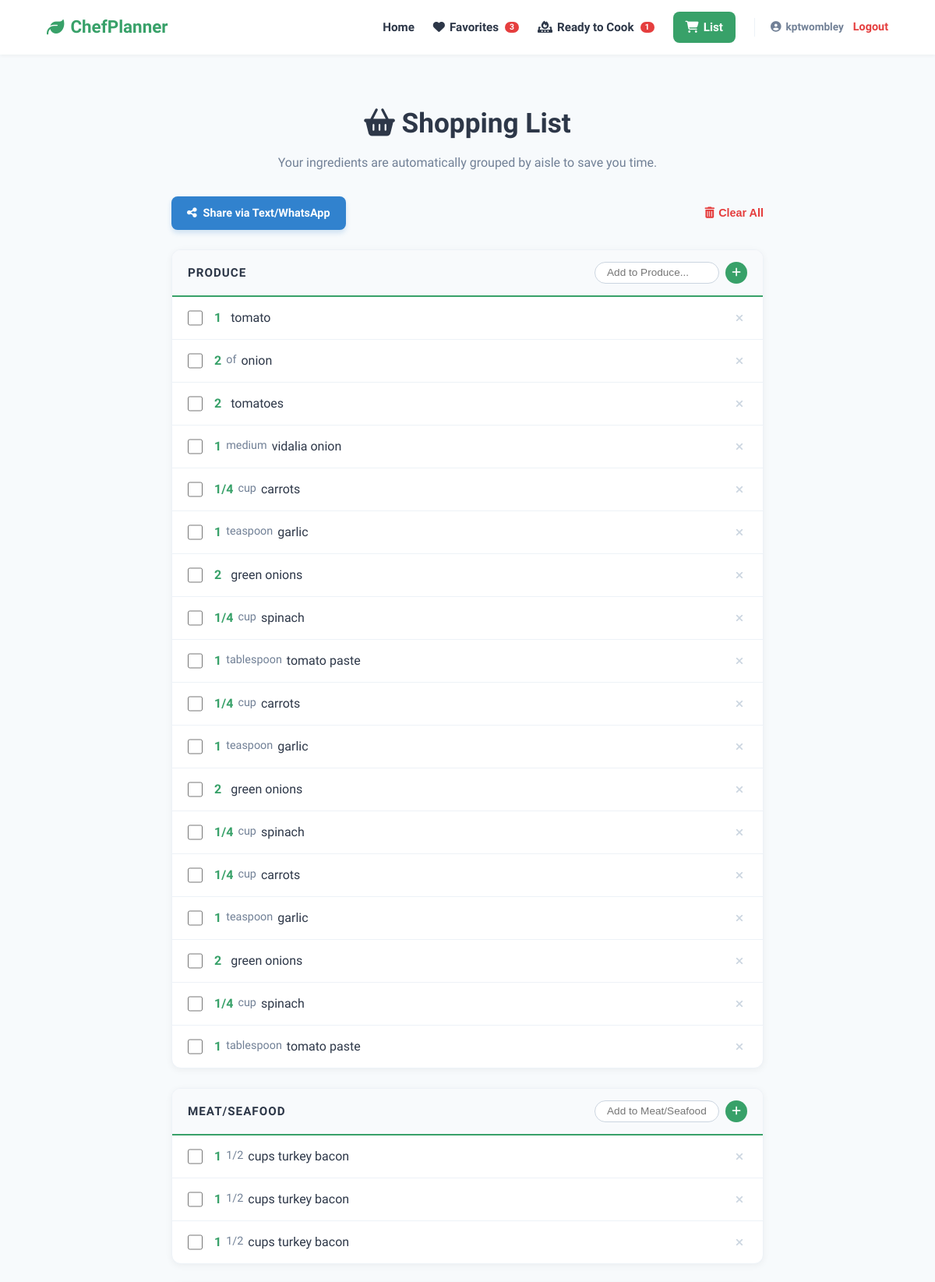
/shopping-list (signed in, upper part), run on the app's committed database.
### app.py (models this page shows)
class User(UserMixin, db.Model):
    id = db.Column(db.Integer, primary_key=True)
    email = db.Column(db.String(120), unique=True, nullable=False)
    password = db.Column(db.String(200), nullable=False)
    ready_to_cook_ids = db.Column(db.Text, default='[]')
    favorite_ids = db.Column(db.Text, default='[]')
    items = db.relationship('ShoppingItem', backref='owner', lazy=True)

class ShoppingItem(db.Model):
    id = db.Column(db.Integer, primary_key=True)
    name = db.Column(db.String(200), nullable=False)
    quantity = db.Column(db.Float, default=1.0)
    unit = db.Column(db.String(50))
    category = db.Column(db.String(50), default="Other")
    user_id = db.Column(db.Integer, db.ForeignKey('user.id'), nullable=False)

### app.py (the view)
@app.route("/shopping-list")
@login_required
def shopping_list():
    items = ShoppingItem.query.filter_by(user_id=current_user.id).all()
    categories = ["Produce", "Meat/Seafood", "Dairy/Refrigerated", "Pantry", "Frozen", "Other"]
    grouped_items = {cat: [i for i in items if i.category == cat] for cat in categories}
    filtered_grouped = {k: v for k, v in grouped_items.items() if v}
    return render_template("shopping_list.html", grouped_items=filtered_grouped)

### app.py (called while the page is built)
@login_manager.user_loader
def load_user(user_id):
    return User.query.get(int(user_id))

@app.template_filter("fraction")
def fraction_formatter(amount):
    try:
        if amount is None or amount == 0: return ""
        fraction = Fraction(str(amount)).limit_denominator(8)
        if fraction.denominator == 1: return str(fraction.numerator)
        if fraction.numerator > fraction.denominator:
            whole = fraction.numerator // fraction.denominator
            remainder = fraction.numerator % fraction.denominator
            return f"{whole} {Fraction(remainder, fraction.denominator)}"
        return str(fraction)
    except:
        return str(amount)

@app.context_processor
def inject_global_counts():
    if current_user.is_authenticated:
        return {
            'ready_count': len(json.loads(current_user.ready_to_cook_ids or '[]')),
            'fav_count': len(json.loads(current_user.favorite_ids or '[]'))
        }
    return {'ready_count': 0, 'fav_count': 0}

### templates/shopping_list.html (shortened to what this page needs)
{% extends "base.html" %}
{% block content %}
<div class="shopping-container">
    <header class="list-header">
        <h1><i class="fa-solid fa-basket-shopping"></i> Shopping List</h1>
        <p>Your ingredients are automatically grouped by aisle to save you time.</p>
    </header>
    {% if grouped_items %}
        <div class="list-actions-top">
            <a href="{{ url_for('share_list') }}" class="btn-share">
                <i class="fa-solid fa-share-nodes"></i> Share via Text/WhatsApp
            </a>
            <form action="{{ url_for('clear_list') }}" method="POST">
                <button type="submit" class="btn-clear-text" onclick="return confirm('Clear your entire list?')">
                    <i class="fa-solid fa-trash-can"></i> Clear All
                </button>
            </form>
        </div>
        {% for category, items in grouped_items.items() %}
        <section class="category-group">
            <div class="category-banner">
                <h2>{{ category }}</h2>
                <form action="{{ url_for('add_custom_item') }}" method="POST" class="inline-add-form">
                    <input type="text" name="item_name" placeholder="Add to {{ category }}..." required>
                    <button type="submit" title="Add item"><i class="fa-solid fa-plus"></i></button>
                </form>
            </div>
            <ul class="item-list">
                {% for item in items %}
                <li class="shopping-item">
                    <div class="item-details">
                        <input type="checkbox" id="item-{{ item.id }}" class="check-item">
                        <label for="item-{{ item.id }}">
                            <span class="qty">{{ item.quantity | fraction }}</span>
                            <span class="unit">{{ item.unit }}</span>
                            <span class="name">{{ item.name }}</span>
                        </label>
                    </div>
                    <form action="{{ url_for('delete_item', item_id=item.id) }}" method="POST">
                        <button type="submit" class="delete-btn"><i class="fa-solid fa-xmark"></i></button>
                    </form>
                </li>
                {% endfor %}
            </ul>
        </section>
        {% endfor %}
    {% else %}
        <div class="empty-state">
            <i class="fa-solid fa-cart-flatbed"></i>
            <p>Your list is empty. Add ingredients from a recipe to get started!</p>
            <a href="{{ url_for('main_page') }}" class="btn-browse">Browse Recipes</a>
        </div>
    {% endif %}
</div>
{% endblock %}

### templates/base.html (shortened to what this page needs)
<!DOCTYPE html>
<html lang="en">
<head>
    <link rel="stylesheet" href="https://cdnjs.cloudflare.com/ajax/libs/font-awesome/6.4.0/css/all.min.css">
</head>
<body>
    <nav class="navbar">
        <a href="{{ url_for('main_page') }}" class="nav-logo">
            <i class="fa-solid fa-leaf"></i> ChefPlanner
        </a>
        <div class="nav-menu" id="nav-menu">
            <a href="{{ url_for('main_page') }}" class="nav-link">Home</a>
            {% if current_user.is_authenticated %}
                <a href="{{ url_for('favorite_recipes') }}" class="nav-link">
                    <i class="fa-solid fa-heart"></i> Favorites
                    <span class="badge">{{ fav_count if fav_count else 0 }}</span>
                </a>
                <a href="{{ url_for('saved_recipes') }}" class="nav-link">
                    <i class="fa-solid fa-fire-burner"></i> Ready to Cook
                    <span class="badge">{{ ready_count if ready_count else 0 }}</span>
                </a>
                <a href="{{ url_for('shopping_list') }}" class="nav-link btn-shopping">
                    <i class="fa-solid fa-cart-shopping"></i> List
                </a>
                <div class="user-box">
                    <span class="nav-link" style="font-size: 0.85rem; color: var(--text-muted);">
                        <i class="fa-solid fa-circle-user"></i> {{ current_user.email.split('@')[0] }}
                    </span>
                    <a href="{{ url_for('logout') }}" class="btn-logout">Logout</a>
                </div>
            {% else %}
                <a href="{{ url_for('login') }}" class="nav-link">Login</a>
                <a href="{{ url_for('register') }}" class="nav-link btn-shopping">Sign Up</a>
            {% endif %}
        </div>
    </nav>
    <div class="container">
        {% block content %}{% endblock %}
    </div>
</body>
</html>

### templates/base.html (style rules this page uses)
:root { --primary: #38a169; --primary-dark: #2f855a; --secondary: #2d3748; --bg-body: #f7fafc; --text-main: #1a202c; --text-muted: #718096; --white: #ffffff; --radius: 12px; --shadow: 0 4px 6px -1px rgba(0, 0, 0, 0.1); --danger: #e53e3e; }
* { box-sizing: border-box; margin: 0; padding: 0; }
body { font-family: 'Plus Jakarta Sans', sans-serif; background-color: var(--bg-body); color: var(--text-main); line-height: 1.6; }
.navbar { background: var(--white); height: 70px; display: flex; justify-content: space-between; align-items: center; padding: 0 5%; box-shadow: 0 2px 4px rgba(0,0,0,0.04); position: sticky; top: 0; z-index: 1000; }
.nav-logo { font-weight: 800; font-size: 1.4rem; color: var(--primary); text-decoration: none; display: flex; align-items: center; gap: 8px; }
.nav-menu { display: flex; align-items: center; gap: 24px; }
.nav-link { text-decoration: none; color: var(--secondary); font-weight: 600; font-size: 0.95rem; transition: color 0.2s; display: flex; align-items: center; gap: 6px; position: relative; }
.badge { background-color: var(--danger); color: white; font-size: 0.65rem; font-weight: 800; padding: 2px 6px; border-radius: 20px; min-width: 18px; text-align: center; margin-left: 2px; display: inline-block; line-height: 1; }
.btn-shopping { background: var(--primary); color: white !important; padding: 8px 16px; border-radius: 8px; font-weight: 700; }
.user-box { display: flex; align-items: center; gap: 12px; padding-left: 20px; border-left: 1px solid #edf2f7; }
.container { max-width: 1200px; margin: 20px auto; padding: 0 20px; }
.btn-logout { color: var(--danger); font-weight: 700; text-decoration: none; font-size: 0.9rem; }

### templates/shopping_list.html (style rules this page uses)
:root { --primary-sage: #38a169; --secondary: #2d3748; --text-main: #1a202c; --share-blue: #3182ce; --radius: 12px; }
.shopping-container { max-width: 800px; margin: 0 auto; padding: 40px 20px; }
.list-header { text-align: center; margin-bottom: 30px; }
.list-header h1 { font-size: 2.2rem; color: var(--secondary); margin-bottom: 10px; }
.list-header p { color: #718096; }
.list-actions-top { display: flex; justify-content: space-between; align-items: center; margin-bottom: 25px; gap: 15px; }
.btn-share { background: var(--share-blue); color: white; padding: 10px 20px; border-radius: 8px; text-decoration: none; font-weight: 700; font-size: 0.9rem; display: flex; align-items: center; gap: 8px; transition: 0.2s; box-shadow: 0 4px 6px rgba(49, 130, 206, 0.2); }
.btn-clear-text { background: none; border: none; color: #e53e3e; font-weight: 600; cursor: pointer; font-size: 0.9rem; display: flex; align-items: center; gap: 5px; }
.category-group { background: white; border-radius: var(--radius); box-shadow: 0 2px 10px rgba(0,0,0,0.05); margin-bottom: 25px; overflow: hidden; border: 1px solid #edf2f7; }
.category-banner { background: #f8fafc; padding: 15px 20px; border-bottom: 2px solid var(--primary-sage); display: flex; justify-content: space-between; align-items: center; flex-wrap: wrap; gap: 10px; }
.category-banner h2 { font-size: 0.95rem; color: var(--secondary); text-transform: uppercase; letter-spacing: 1px; margin: 0; font-weight: 800; }
.inline-add-form { display: flex; gap: 8px; }
.inline-add-form input { border: 1px solid #cbd5e0; border-radius: 20px; padding: 4px 15px; font-size: 0.85rem; outline: none; width: 160px; transition: 0.2s; }
.inline-add-form button { background: var(--primary-sage); color: white; border: none; width: 28px; height: 28px; border-radius: 50%; cursor: pointer; display: flex; align-items: center; justify-content: center; }
.item-list { list-style: none; padding: 0; margin: 0; }
.shopping-item { display: flex; justify-content: space-between; align-items: center; padding: 14px 20px; border-bottom: 1px solid #edf2f7; transition: background 0.2s; }
.shopping-item:last-child { border-bottom: none; }
.item-details { display: flex; align-items: center; gap: 15px; flex-grow: 1; }
.check-item { width: 20px; height: 20px; cursor: pointer; accent-color: var(--primary-sage); border-radius: 4px; }
label { cursor: pointer; display: flex; gap: 6px; font-size: 1rem; width: 100%; }
.name { font-weight: 500; color: var(--secondary); }
.qty { font-weight: 800; color: var(--primary-sage); }
.unit { color: #718096; font-size: 0.9rem; }
.delete-btn { background: none; border: none; color: #cbd5e0; cursor: pointer; transition: 0.2s; padding: 5px; }

### data on the page
User: email "kptwombley"
ShoppingItem: quantity|fraction "1", name "tomato"
ShoppingItem: quantity|fraction "2", unit "of", name "onion"
ShoppingItem: quantity|fraction "2", name "tomatoes"
ShoppingItem: quantity|fraction "1", unit "medium", name "vidalia onion"
ShoppingItem: quantity|fraction "1/4", unit "cup", name "carrots"
ShoppingItem: quantity|fraction "1", unit "teaspoon", name "garlic"
ShoppingItem: quantity|fraction "2", name "green onions"
ShoppingItem: quantity|fraction "1/4", unit "cup", name "spinach"
ShoppingItem: quantity|fraction "1", unit "tablespoon", name "tomato paste"
ShoppingItem: quantity|fraction "1/4", unit "cup", name "carrots"
ShoppingItem: quantity|fraction "1", unit "teaspoon", name "garlic"
ShoppingItem: quantity|fraction "2", name "green onions"
ShoppingItem: quantity|fraction "1/4", unit "cup", name "spinach"
ShoppingItem: quantity|fraction "1/4", unit "cup", name "carrots"
ShoppingItem: quantity|fraction "1", unit "teaspoon", name "garlic"
ShoppingItem: quantity|fraction "2", name "green onions"
ShoppingItem: quantity|fraction "1/4", unit "cup", name "spinach"
ShoppingItem: quantity|fraction "1", unit "tablespoon", name "tomato paste"
ShoppingItem: quantity|fraction "1", unit "1/2", name "cups turkey bacon"
ShoppingItem: quantity|fraction "1", unit "1/2", name "cups turkey bacon"
ShoppingItem: quantity|fraction "1", unit "1/2", name "cups turkey bacon"

### other printed values
{{ fav_count if fav_count else 0 }} "3"
{{ ready_count if ready_count else 0 }} "1"
{{ category }} "PRODUCE" "MEAT/SEAFOOD"
